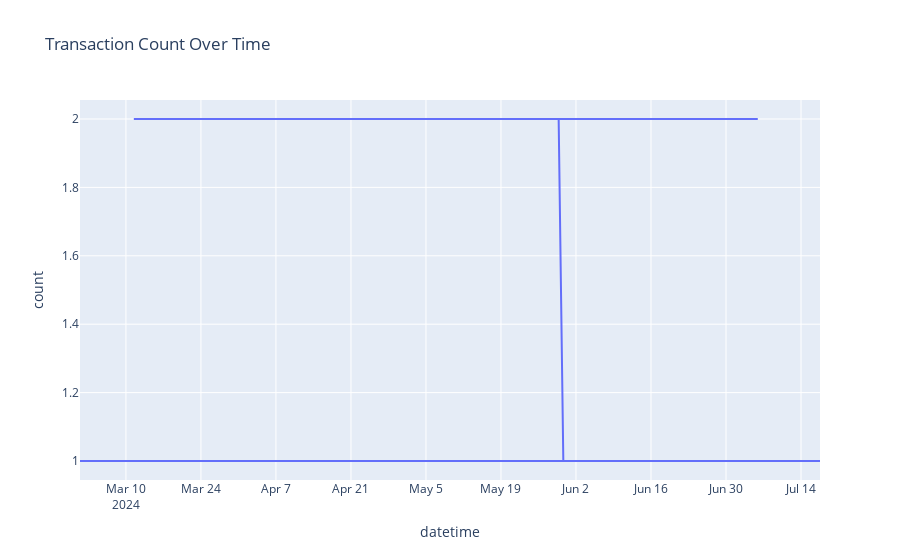

The cell this chart's notebook holds for it:
### Code cell
df_datetime_count = df['datetime'].value_counts().reset_index()
df_datetime_count.columns = ['datetime', 'count']
fig = px.line(df_datetime_count, x='datetime', y='count', title='Transaction Count Over Time')
fig.show()

### Figure 1 — Plotly figure (JSON) as saved in the notebook; plotly's stock layout.template omitted (floating-point values rounded to 4 significant figures; data arrays with more than 128 entries replaced by an {"elided": "..."} marker saying what was removed)
{"data": [{"hovertemplate": "datetime=%{x}<br>count=%{y}<extra></extra>", "legendgroup": "", "line": {"color": "#636efa", "dash": "solid"}, "marker": {"symbol": "circle"}, "mode": "lines", "name": "", "orientation": "v", "showlegend": false, "type": "scatter", "x": {"elided": "968 str values"}, "xaxis": "x", "y": {"elided": "968 int values"}, "yaxis": "y"}], "layout": {"legend": {"tracegroupgap": 0}, "title": {"text": "Transaction Count Over Time"}, "xaxis": {"anchor": "y", "domain": [0, 1], "title": {"text": "datetime"}}, "yaxis": {"anchor": "x", "domain": [0, 1], "title": {"text": "count"}}}}
